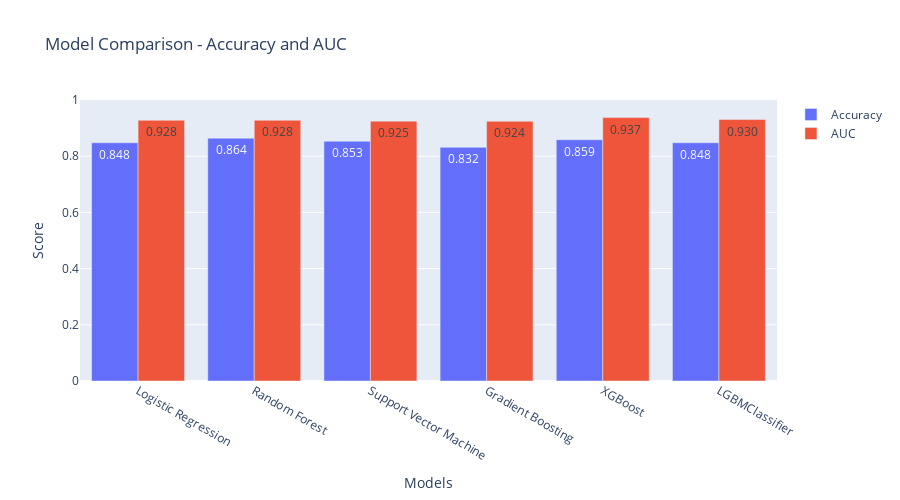

Notebook code for this chart:
### Markdown cell above
Der folgende Plot zeigt nochmal übersichtlich die Accuracy und die AUC von allen Modellen.

### Code cell
# Gesamtvergleich aller Modelle (Accuracy und AUC)
comparison_fig = plot_model_comparison_plotly(accuracies, auc_scores)
comparison_fig.show()

### Figure 1 — Plotly figure (JSON) as saved in the notebook; plotly's stock layout.template omitted (floating-point values rounded to 4 significant figures)
{"data": [{"name": "Accuracy", "text": ["0.848", "0.864", "0.853", "0.832", "0.859", "0.848"], "textposition": "auto", "type": "bar", "x": ["Logistic Regression", "Random Forest", "Support Vector Machine", "Gradient Boosting", "XGBoost", "LGBMClassifier"], "y": [0.8478, 0.8641, 0.8533, 0.8315, 0.8587, 0.8478]}, {"name": "AUC", "text": ["0.928", "0.928", "0.925", "0.924", "0.937", "0.930"], "textposition": "auto", "type": "bar", "x": ["Logistic Regression", "Random Forest", "Support Vector Machine", "Gradient Boosting", "XGBoost", "LGBMClassifier"], "y": [0.9278, 0.9278, 0.9247, 0.9243, 0.9374, 0.9305]}], "layout": {"barmode": "group", "height": 500, "title": {"text": "Model Comparison - Accuracy and AUC"}, "width": 900, "xaxis": {"title": {"text": "Models"}}, "yaxis": {"range": [0, 1], "title": {"text": "Score"}}}}
